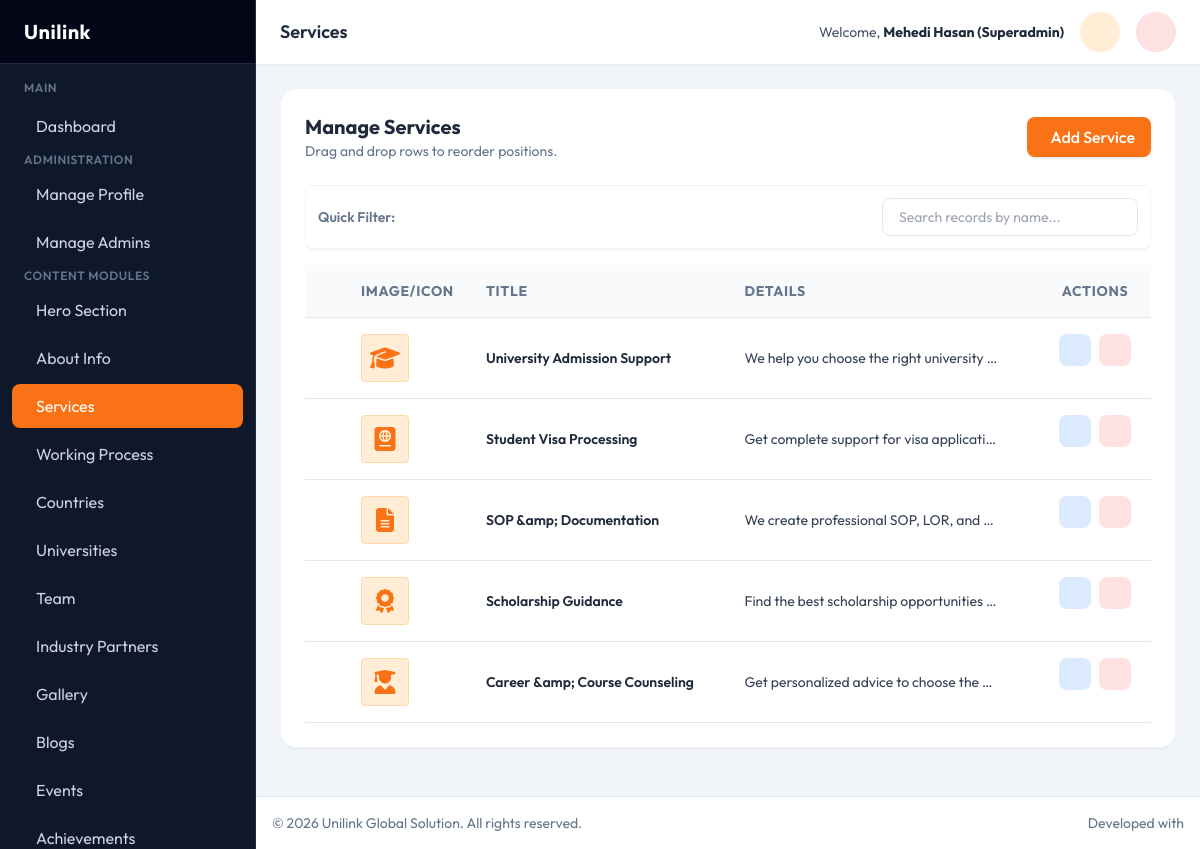
Page /admin/services.php (signed in) on the committed database.
### tables this page shows
CREATE TABLE `services` (
  `id` int(11) NOT NULL,
  `image` varchar(255) DEFAULT NULL,
  `title` varchar(255) NOT NULL,
  `icon_class` varchar(255) NOT NULL,
  `details` text DEFAULT NULL,
  `position` int(11) DEFAULT 0,
  `created_at` timestamp NOT NULL DEFAULT current_timestamp()
);

### admin/services.php (the view, shortened to what this page needs)
<?php
require_once __DIR__ . '/components/header.php';
$services = $pdo->query("SELECT * FROM services ORDER BY position ASC")->fetchAll();
?>
<div class="bg-white rounded-2xl shadow-sm border border-slate-100 p-6 mb-6">
    <div class="flex flex-col sm:flex-row justify-between items-start sm:items-center gap-4 mb-6">
        <div>
            <h3 class="text-xl font-bold text-slate-800">Manage Services</h3>
            <p class="text-slate-500 text-sm">Drag and drop rows to reorder positions.</p>
        </div>
        <button onclick="openModal()" class="px-4 py-2 bg-secondary hover:bg-accent text-white font-medium rounded-lg shadow transform transition flex items-center gap-2">
            <i class="ph ph-plus-circle text-xl"></i> Add Service
        </button>
    </div>
    <div class="overflow-x-auto">
        <table class="w-full text-left border-collapse">
            <thead>
                <tr class="bg-slate-50 text-slate-500 text-sm uppercase tracking-wider">
                    <th class="p-4 border-b w-10"></th>
                    <th class="p-4 border-b w-24">Image/Icon</th>
                    <th class="p-4 border-b">Title</th>
                    <th class="p-4 border-b">Details</th>
                    <th class="p-4 border-b text-center">Actions</th>
                </tr>
            </thead>
            <tbody id="sortableBody" class="text-slate-700 text-sm">
                <?php foreach($services as $item): ?>
                <tr class="hover:bg-slate-50 border-b cursor-move" data-id="<?php echo $item['id']; ?>">
                    <td class="p-4 text-slate-400"><i class="ph ph-dots-six-vertical text-xl"></i></td>
                    <td class="p-4">
                        <?php if($item['image']): ?>
                        <div class="w-16 h-12 object-cover overflow-hidden rounded border inline-block">
                            <img src="../uploads/services/<?php echo $item['image']; ?>" class="w-full h-full object-cover">
                        </div>
                        <?php elseif($item['icon_class']): ?>
                        <div class="w-12 h-12 bg-orange-100 text-secondary rounded flex items-center justify-center text-2xl border border-orange-200">
                            <i class="<?php echo htmlspecialchars($item['icon_class']); ?>"></i>
                        </div>
                        <?php else: ?>
                        <div class="w-12 h-12 bg-slate-100 text-slate-400 rounded flex items-center justify-center text-xl border">
                             <i class="ph ph-image-square"></i>
                        </div>
                        <?php endif; ?>
                    </td>
                    <td class="p-4 font-semibold text-slate-800"><?php echo htmlspecialchars($item['title']); ?></td>
                    <td class="p-4"><div class="w-64 truncate"><?php echo htmlspecialchars($item['details']); ?></div></td>
                    <td class="p-4 flex gap-2 justify-center">
                        <button type="button" onclick='editItem(<?php echo json_encode($item); ?>)' class="w-8 h-8 rounded-lg bg-blue-100 text-blue-600 flex items-center justify-center hover:bg-blue-200 transition">
                        </button>
                        <form action="services.php" method="POST" onsubmit="return confirm('Delete this service?');" class="inline">
                            <button type="submit" class="w-8 h-8 rounded-lg bg-red-100 text-red-600 flex items-center justify-center hover:bg-red-200 transition">
                            </button>
                        </form>
                    </td>
                </tr>
                <?php endforeach; ?>
            </tbody>
        </table>
    </div>
</div>
<?php require_once __DIR__ . '/components/footer.php'; ?>

### admin/components/header.php (style rules this page uses)
body { font-family: 'Outfit', sans-serif; background-color: #f1f5f9; color: #334155; }

### rows in the picture
services: title "University Admission Support", details "We help you choose the right university…"
services: title "Student Visa Processing", details "Get complete support for visa applicati…"
services: title "SOP &amp; Documentation", details "We create professional SOP, LOR, and…"
services: title "Scholarship Guidance", details "Find the best scholarship opportunities…"
services: title "Career &amp; Course Counseling", details "Get personalized advice to choose the…"

### other values in the picture
str_replace(['_', '.php'], [' ', ''], $current_page) "Services"
$_SESSION['admin_name'] "Mehedi Hasan (Superadmin)"
